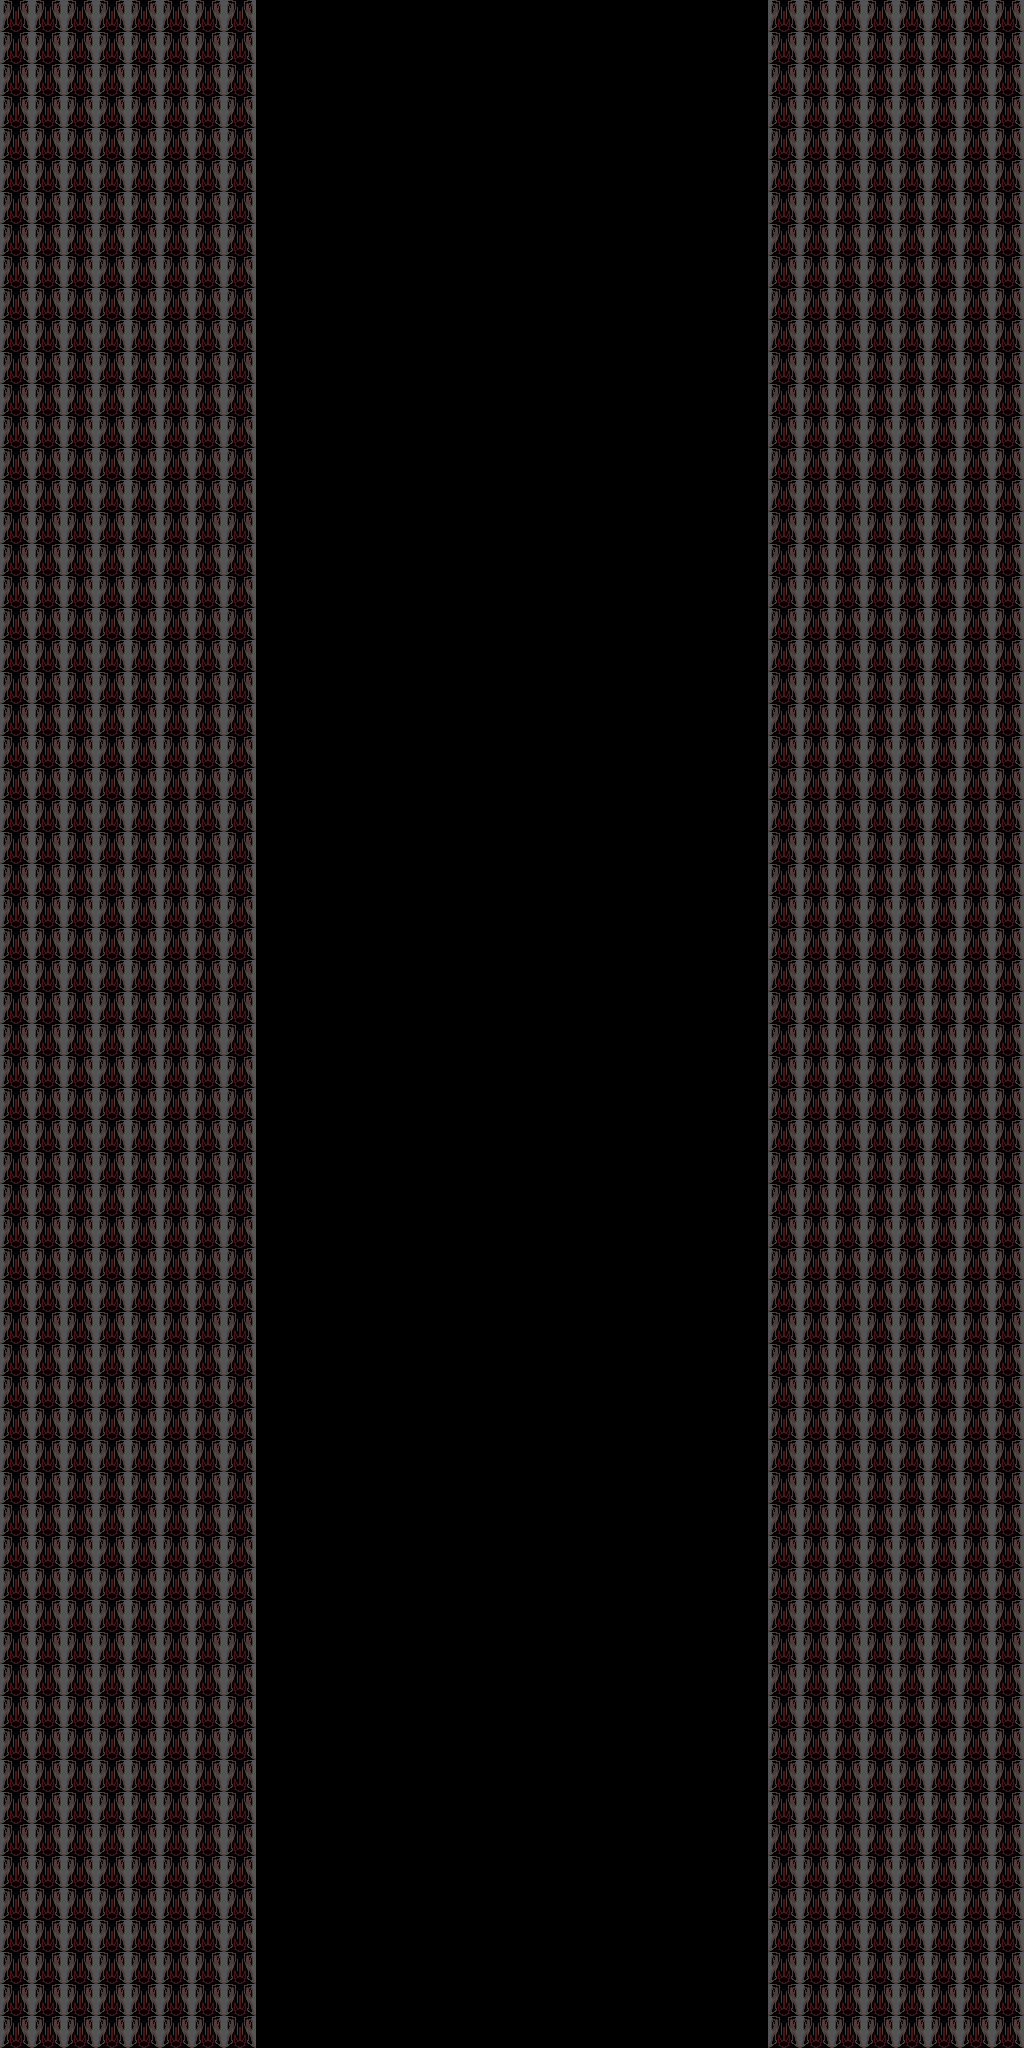

Rendered tile map (Tiled .tmx) drawn with the repository's tilesets; below, a short description and the full map source, tile grids included:
An orthogonal 32x64 tile map with 32x32 px tiles, 1 tile layer (Tile Layer 1).

<map version="1.4" tiledversion="1.4.2" orientation="orthogonal" renderorder="right-down" width="32" height="64" tilewidth="32" tileheight="32" infinite="0" nextlayerid="4" nextobjectid="1">
 <tileset firstgid="1" name="face" tilewidth="32" tileheight="32" tilecount="1" columns="1">
  <image source="../../face.png" width="32" height="32" />
 </tileset>
 <layer id="1" name="Tile Layer 1" width="32" height="64" tintcolor="#320000">
  <data encoding="csv">
1,1,1,1,1,1,1,1,0,0,0,0,0,0,0,0,0,0,0,0,0,0,0,0,1,1,1,1,1,1,1,1,
1,1,1,1,1,1,1,1,0,0,0,0,0,0,0,0,0,0,0,0,0,0,0,0,1,1,1,1,1,1,1,1,
1,1,1,1,1,1,1,1,0,0,0,0,0,0,0,0,0,0,0,0,0,0,0,0,1,1,1,1,1,1,1,1,
1,1,1,1,1,1,1,1,0,0,0,0,0,0,0,0,0,0,0,0,0,0,0,0,1,1,1,1,1,1,1,1,
1,1,1,1,1,1,1,1,0,0,0,0,0,0,0,0,0,0,0,0,0,0,0,0,1,1,1,1,1,1,1,1,
1,1,1,1,1,1,1,1,0,0,0,0,0,0,0,0,0,0,0,0,0,0,0,0,1,1,1,1,1,1,1,1,
1,1,1,1,1,1,1,1,0,0,0,0,0,0,0,0,0,0,0,0,0,0,0,0,1,1,1,1,1,1,1,1,
1,1,1,1,1,1,1,1,0,0,0,0,0,0,0,0,0,0,0,0,0,0,0,0,1,1,1,1,1,1,1,1,
1,1,1,1,1,1,1,1,0,0,0,0,0,0,0,0,0,0,0,0,0,0,0,0,1,1,1,1,1,1,1,1,
1,1,1,1,1,1,1,1,0,0,0,0,0,0,0,0,0,0,0,0,0,0,0,0,1,1,1,1,1,1,1,1,
1,1,1,1,1,1,1,1,0,0,0,0,0,0,0,0,0,0,0,0,0,0,0,0,1,1,1,1,1,1,1,1,
1,1,1,1,1,1,1,1,0,0,0,0,0,0,0,0,0,0,0,0,0,0,0,0,1,1,1,1,1,1,1,1,
1,1,1,1,1,1,1,1,0,0,0,0,0,0,0,0,0,0,0,0,0,0,0,0,1,1,1,1,1,1,1,1,
1,1,1,1,1,1,1,1,0,0,0,0,0,0,0,0,0,0,0,0,0,0,0,0,1,1,1,1,1,1,1,1,
1,1,1,1,1,1,1,1,0,0,0,0,0,0,0,0,0,0,0,0,0,0,0,0,1,1,1,1,1,1,1,1,
1,1,1,1,1,1,1,1,0,0,0,0,0,0,0,0,0,0,0,0,0,0,0,0,1,1,1,1,1,1,1,1,
1,1,1,1,1,1,1,1,0,0,0,0,0,0,0,0,0,0,0,0,0,0,0,0,1,1,1,1,1,1,1,1,
1,1,1,1,1,1,1,1,0,0,0,0,0,0,0,0,0,0,0,0,0,0,0,0,1,1,1,1,1,1,1,1,
1,1,1,1,1,1,1,1,0,0,0,0,0,0,0,0,0,0,0,0,0,0,0,0,1,1,1,1,1,1,1,1,
1,1,1,1,1,1,1,1,0,0,0,0,0,0,0,0,0,0,0,0,0,0,0,0,1,1,1,1,1,1,1,1,
1,1,1,1,1,1,1,1,0,0,0,0,0,0,0,0,0,0,0,0,0,0,0,0,1,1,1,1,1,1,1,1,
1,1,1,1,1,1,1,1,0,0,0,0,0,0,0,0,0,0,0,0,0,0,0,0,1,1,1,1,1,1,1,1,
1,1,1,1,1,1,1,1,0,0,0,0,0,0,0,0,0,0,0,0,0,0,0,0,1,1,1,1,1,1,1,1,
1,1,1,1,1,1,1,1,0,0,0,0,0,0,0,0,0,0,0,0,0,0,0,0,1,1,1,1,1,1,1,1,
1,1,1,1,1,1,1,1,0,0,0,0,0,0,0,0,0,0,0,0,0,0,0,0,1,1,1,1,1,1,1,1,
1,1,1,1,1,1,1,1,0,0,0,0,0,0,0,0,0,0,0,0,0,0,0,0,1,1,1,1,1,1,1,1,
1,1,1,1,1,1,1,1,0,0,0,0,0,0,0,0,0,0,0,0,0,0,0,0,1,1,1,1,1,1,1,1,
1,1,1,1,1,1,1,1,0,0,0,0,0,0,0,0,0,0,0,0,0,0,0,0,1,1,1,1,1,1,1,1,
1,1,1,1,1,1,1,1,0,0,0,0,0,0,0,0,0,0,0,0,0,0,0,0,1,1,1,1,1,1,1,1,
1,1,1,1,1,1,1,1,0,0,0,0,0,0,0,0,0,0,0,0,0,0,0,0,1,1,1,1,1,1,1,1,
1,1,1,1,1,1,1,1,0,0,0,0,0,0,0,0,0,0,0,0,0,0,0,0,1,1,1,1,1,1,1,1,
1,1,1,1,1,1,1,1,0,0,0,0,0,0,0,0,0,0,0,0,0,0,0,0,1,1,1,1,1,1,1,1,
1,1,1,1,1,1,1,1,0,0,0,0,0,0,0,0,0,0,0,0,0,0,0,0,1,1,1,1,1,1,1,1,
1,1,1,1,1,1,1,1,0,0,0,0,0,0,0,0,0,0,0,0,0,0,0,0,1,1,1,1,1,1,1,1,
1,1,1,1,1,1,1,1,0,0,0,0,0,0,0,0,0,0,0,0,0,0,0,0,1,1,1,1,1,1,1,1,
1,1,1,1,1,1,1,1,0,0,0,0,0,0,0,0,0,0,0,0,0,0,0,0,1,1,1,1,1,1,1,1,
1,1,1,1,1,1,1,1,0,0,0,0,0,0,0,0,0,0,0,0,0,0,0,0,1,1,1,1,1,1,1,1,
1,1,1,1,1,1,1,1,0,0,0,0,0,0,0,0,0,0,0,0,0,0,0,0,1,1,1,1,1,1,1,1,
1,1,1,1,1,1,1,1,0,0,0,0,0,0,0,0,0,0,0,0,0,0,0,0,1,1,1,1,1,1,1,1,
1,1,1,1,1,1,1,1,0,0,0,0,0,0,0,0,0,0,0,0,0,0,0,0,1,1,1,1,1,1,1,1,
1,1,1,1,1,1,1,1,0,0,0,0,0,0,0,0,0,0,0,0,0,0,0,0,1,1,1,1,1,1,1,1,
1,1,1,1,1,1,1,1,0,0,0,0,0,0,0,0,0,0,0,0,0,0,0,0,1,1,1,1,1,1,1,1,
1,1,1,1,1,1,1,1,0,0,0,0,0,0,0,0,0,0,0,0,0,0,0,0,1,1,1,1,1,1,1,1,
1,1,1,1,1,1,1,1,0,0,0,0,0,0,0,0,0,0,0,0,0,0,0,0,1,1,1,1,1,1,1,1,
1,1,1,1,1,1,1,1,0,0,0,0,0,0,0,0,0,0,0,0,0,0,0,0,1,1,1,1,1,1,1,1,
1,1,1,1,1,1,1,1,0,0,0,0,0,0,0,0,0,0,0,0,0,0,0,0,1,1,1,1,1,1,1,1,
1,1,1,1,1,1,1,1,0,0,0,0,0,0,0,0,0,0,0,0,0,0,0,0,1,1,1,1,1,1,1,1,
1,1,1,1,1,1,1,1,0,0,0,0,0,0,0,0,0,0,0,0,0,0,0,0,1,1,1,1,1,1,1,1,
1,1,1,1,1,1,1,1,0,0,0,0,0,0,0,0,0,0,0,0,0,0,0,0,1,1,1,1,1,1,1,1,
1,1,1,1,1,1,1,1,0,0,0,0,0,0,0,0,0,0,0,0,0,0,0,0,1,1,1,1,1,1,1,1,
1,1,1,1,1,1,1,1,0,0,0,0,0,0,0,0,0,0,0,0,0,0,0,0,1,1,1,1,1,1,1,1,
1,1,1,1,1,1,1,1,0,0,0,0,0,0,0,0,0,0,0,0,0,0,0,0,1,1,1,1,1,1,1,1,
1,1,1,1,1,1,1,1,0,0,0,0,0,0,0,0,0,0,0,0,0,0,0,0,1,1,1,1,1,1,1,1,
1,1,1,1,1,1,1,1,0,0,0,0,0,0,0,0,0,0,0,0,0,0,0,0,1,1,1,1,1,1,1,1,
1,1,1,1,1,1,1,1,0,0,0,0,0,0,0,0,0,0,0,0,0,0,0,0,1,1,1,1,1,1,1,1,
1,1,1,1,1,1,1,1,0,0,0,0,0,0,0,0,0,0,0,0,0,0,0,0,1,1,1,1,1,1,1,1,
1,1,1,1,1,1,1,1,0,0,0,0,0,0,0,0,0,0,0,0,0,0,0,0,1,1,1,1,1,1,1,1,
1,1,1,1,1,1,1,1,0,0,0,0,0,0,0,0,0,0,0,0,0,0,0,0,1,1,1,1,1,1,1,1,
1,1,1,1,1,1,1,1,0,0,0,0,0,0,0,0,0,0,0,0,0,0,0,0,1,1,1,1,1,1,1,1,
1,1,1,1,1,1,1,1,0,0,0,0,0,0,0,0,0,0,0,0,0,0,0,0,1,1,1,1,1,1,1,1,
1,1,1,1,1,1,1,1,0,0,0,0,0,0,0,0,0,0,0,0,0,0,0,0,1,1,1,1,1,1,1,1,
1,1,1,1,1,1,1,1,0,0,0,0,0,0,0,0,0,0,0,0,0,0,0,0,1,1,1,1,1,1,1,1,
1,1,1,1,1,1,1,1,0,0,0,0,0,0,0,0,0,0,0,0,0,0,0,0,1,1,1,1,1,1,1,1,
1,1,1,1,1,1,1,1,0,0,0,0,0,0,0,0,0,0,0,0,0,0,0,0,1,1,1,1,1,1,1,1
</data>
 </layer>
</map>